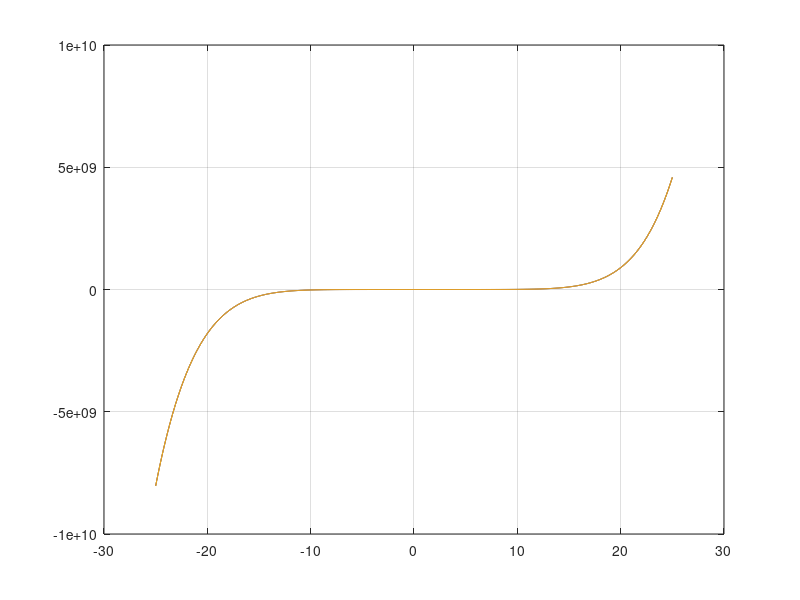

Recreate this plot in MATLAB.
%% GRAU-CN | Pràctica A
% Errors de cancelació -> Exercici 2


t = 0.988 :  1.012 : 0.02;
P = @(x) (x .^ 7) - 7.*(x.^6) + 21.*(x.^5) - 35.*(x.^4)  + 35.*(x.^3) - 21.*(x.^2) + (7*x) - 1;


%% Errors de cancelació -> Exercici 3

% P = @(x) (x .^ 7) - 7.*(x.^6) + 21.*(x.^5) - 35.*(x.^4)  + 35.*(x.^3) - 21.*(x.^2) + (7*x) - 1;
% P0 = @(x) ((((((x - 7) .* x + 21) .* x - 35 ) .* x + 35) .* x - 21) .* x - 7) .* x - 1
P0 = @(x) x - 7;
P1 = @(x) P0(x).*x + 21;
P2 = @(x) P1(x).*x - 35;
P3 = @(x) P2(x).*x + 35;
P4 = @(x) P3(x).*x - 21;
P5 = @(x) P4(x).*x - 7;
P6 = @(x) P5(x).*x - 1;


%% Errors de cancelació -> Exercici 4
Poli = @(x) (x-1) .^ 7;

t = -25 : 0.05 : 25;
f = @(x) (x.^3) + (4 .*(x.^ 2)) - 10


%% PLOTS:
% plot(t, f(t))          % Version 0
% plot(t, t.^6, t, t+1)  % Version 1

plot( t, P(t),   t, P6(t),   t, Poli(t) ), grid